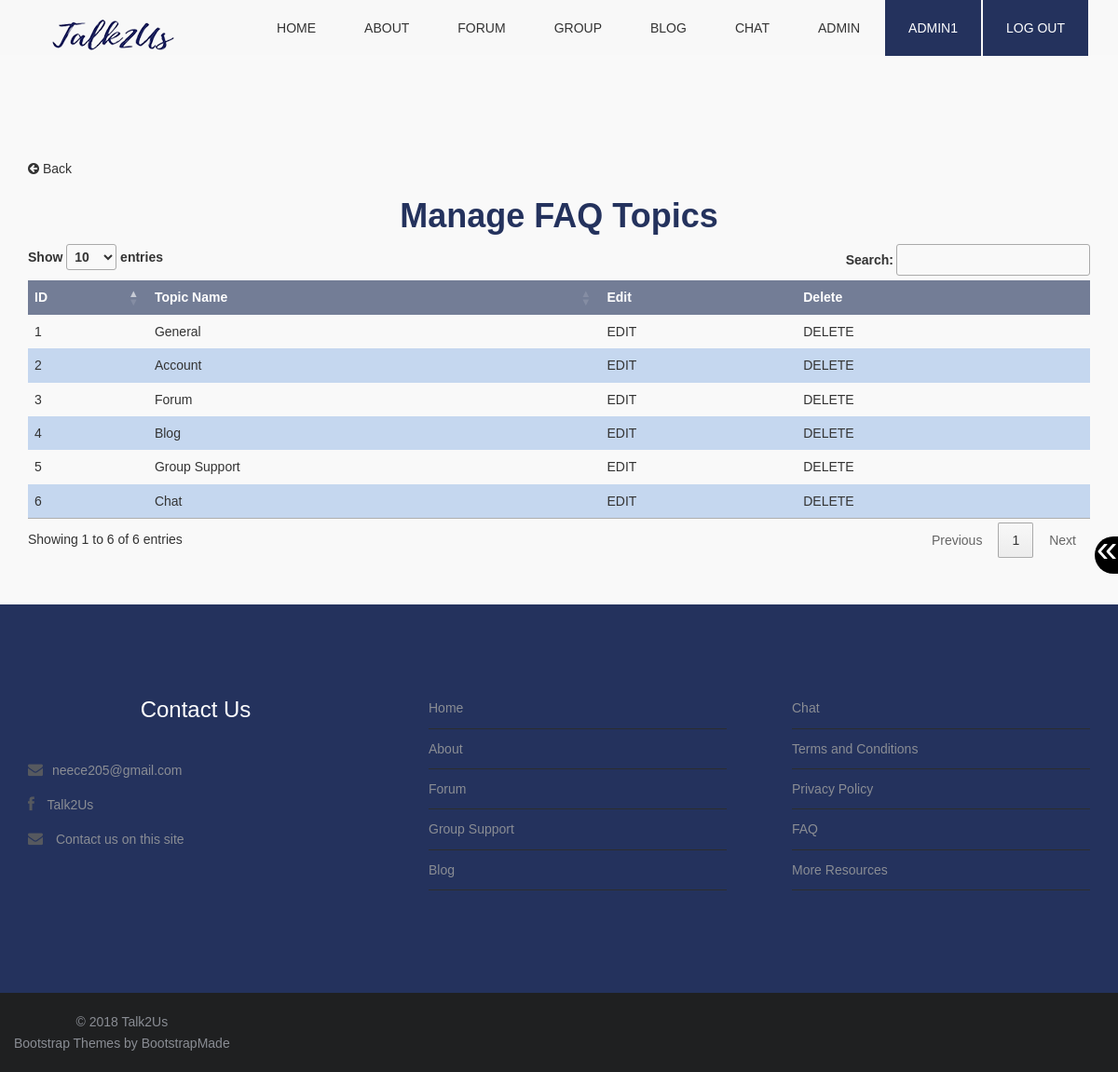
Page /manageFAQTopic.php (signed in) on the committed database.
### tables this page shows
CREATE TABLE `faqtopic` (
  `topicID` int(10) NOT NULL,
  `topicname` varchar(255) NOT NULL
);

### manageFAQTopic.php (the view, shortened to what this page needs)
<?php
	require_once("function.php");
	include "database_conn.php";
	if(isset($_SESSION['userID'])){
		$accountID = $_SESSION['role'];
	}
	$sqlfaq = "SELECT *
	FROM faqtopic
	ORDER BY topicID";
	$rsfaq = mysqli_query($conn,$sqlfaq)
	or die(mysqli_error($conn));
	echo makePageStart("Talk2Us - Manage FAQ Topics");
	echo makeNav("");
	echo resizeButtons();
?>
<section class="box">
	<div class="container top-content">
<?php
	if (isset($_SESSION['userID'])){
		if ($accountID == "1") {
			if (mysqli_affected_rows($conn)>0) {
?>
<a href="manageFAQ.php" class="backButton"><p><i class="fa fa-arrow-circle-left fa-1x"></i> Back</p></a>
	<h1><strong>Manage FAQ Topics</strong></h1>
	<table id="faqtable">
		<thead>
			<tr>
				<th>ID</th>
				<th>Topic Name</th>
				<th>Edit</th>
				<th>Delete</th>
			</tr>
		</thead>
		<tbody>
<?php
				while($row = mysqli_fetch_assoc($rsfaq)){
					$id				= 	$row["topicID"];
					$name			=	$row["topicname"];
					echo "<tr>";
					echo "<td>$id</td>";
					echo "<td><a href=\"manageFAQQues.php?topicid=$id\">$name</a></td>";
					echo "<td><a href=\"editFaqTopic.php?topicid=$id\">EDIT</a></td>";
					echo "<td><a onClick=\"javascript: return confirm(' Are you sure you want to delete $name? ');\" href=\"deleteFaqTopic.php?topicid=$id\">DELETE</a></td>";
					echo "</tr>";
				}
				echo"</tbody>";
				echo"</table>";
			} else {
				echo noexist("FAQ topics");
				echo "<a href=\"manageFAQ.php\"><p>Return to manage FAQs</p></a>";
				echo "<a href=\"admin.php\"><p>Return to admin page</p></a>";
			}
		} else {
			echo wronglog("Admins");
		}
	} else {
		echo nolog();
	}
?>
</div>
</section>
<?php
	echo makeFooter();
?>

### css/style.css (style rules this page uses)
body { font-family: Arial, Helvetica, sans-serif; font-size:14px; font-weight:300; line-height:1.6em; color:#333; background-color:#fff; }
h1 { text-align:center; color: #24325D; }
p { color:#333; }
a { text-decoration:none; transition: all 0.1s ease-in-out; -moz-transition: all 0.1s ease-in-out; -webkit-transition: all 0.1s ease-in-out; -o-transition: all 0.1s ease-in-out; outline: none; color:#333; }
section.box { background-color:#f9f9f9; text-align:left; padding-top:50px; padding-bottom:50px; }
.inner-footer ul li,a { list-style:none; }
.top-content { margin-top: 120px !important; }
#submitblogtable td,th, #adminTable td,th,#userTable td,th,#contactTable td,th,#faqtable td,th,#faqquestable td,th, #dbCattable td,th , #applytable td,th , #postblogtable td,th , #submitblogtable td,th , #postblogcattable td,th , #repBlogtable td,th, #dbtopictable td,th, #groupmemtable td,th , #grouptable td,th,#repDBtable td,th,#repGStable td,th,#repChattable td,th { border-style: none !important; padding:0.5em !important; font-family: Arial, Helvetica, sans-serif !important; }
#submitblogtable th, #adminTable th,#userTable th,#contactTable th,#faqtable th,#faqquestable th,#dbCattable th,#applytable th,#postblogtable th,#submitblogtable th ,#postblogcattable th,#repBlogtable th,#dbtopictable th ,#groupmemtable th,#grouptable th,#repDBtable th,#repGStable th,#repChattable th { background-color: #737D96 !important; color: #FFFFFF !important; }
#submitblogtable tr:nth-of-type(even), #adminTable tr:nth-of-type(even),#userTable tr:nth-of-type(even),#contactTable tr:nth-of-type(even),#faqtable tr:nth-of-type(even),#faqquestable tr:nth-of-type(even),#dbCattable tr:nth-of-type(even),#applytable tr:nth-of-type(even),#postblogtable tr:nth-of-type(even),#submitblogtable tr:nth-of-type(even),#postblogcattable tr:nth-of-type(even),#repBlogtable tr:nth-of-type(even),#dbtopictable tr:nth-of-type(even),#groupmemtable tr:nth-of-type(even),#grouptable tr:nth-of-type(even),#repDBtable tr:nth-of-type(even),#repGStable tr:nth-of-type(even),#repChattable tr:nth-of-type(even) { background-color: #C5D7EF !important; }
#submitblogtable thead, #adminTable thead,#userTable thead,#contactTable thead,#faqtable thead,#faqquestable thead ,#dbCattable thead ,#applytable thead,#postblogtable thead,#submitblogtable thead ,#postblogcattable thead ,#repBlogtable thead,#dbtopictable thead,#groupmemtable thead,#grouptable thead,#repDBtable thead,#repGStable thead,#repChattable thead { background-color: #737D96 !important; color: #FFFFFF !important; }
.backButton { cursor: pointer; }

### rows in the picture
faqtopic: topicID "1", topicname "General"
faqtopic: topicID "2", topicname "Account"
faqtopic: topicID "3", topicname "Forum"
faqtopic: topicID "4", topicname "Blog"
faqtopic: topicID "5", topicname "Group Support"
faqtopic: topicID "6", topicname "Chat"

### other values in the picture
$_SESSION['username'] "ADMIN1"
